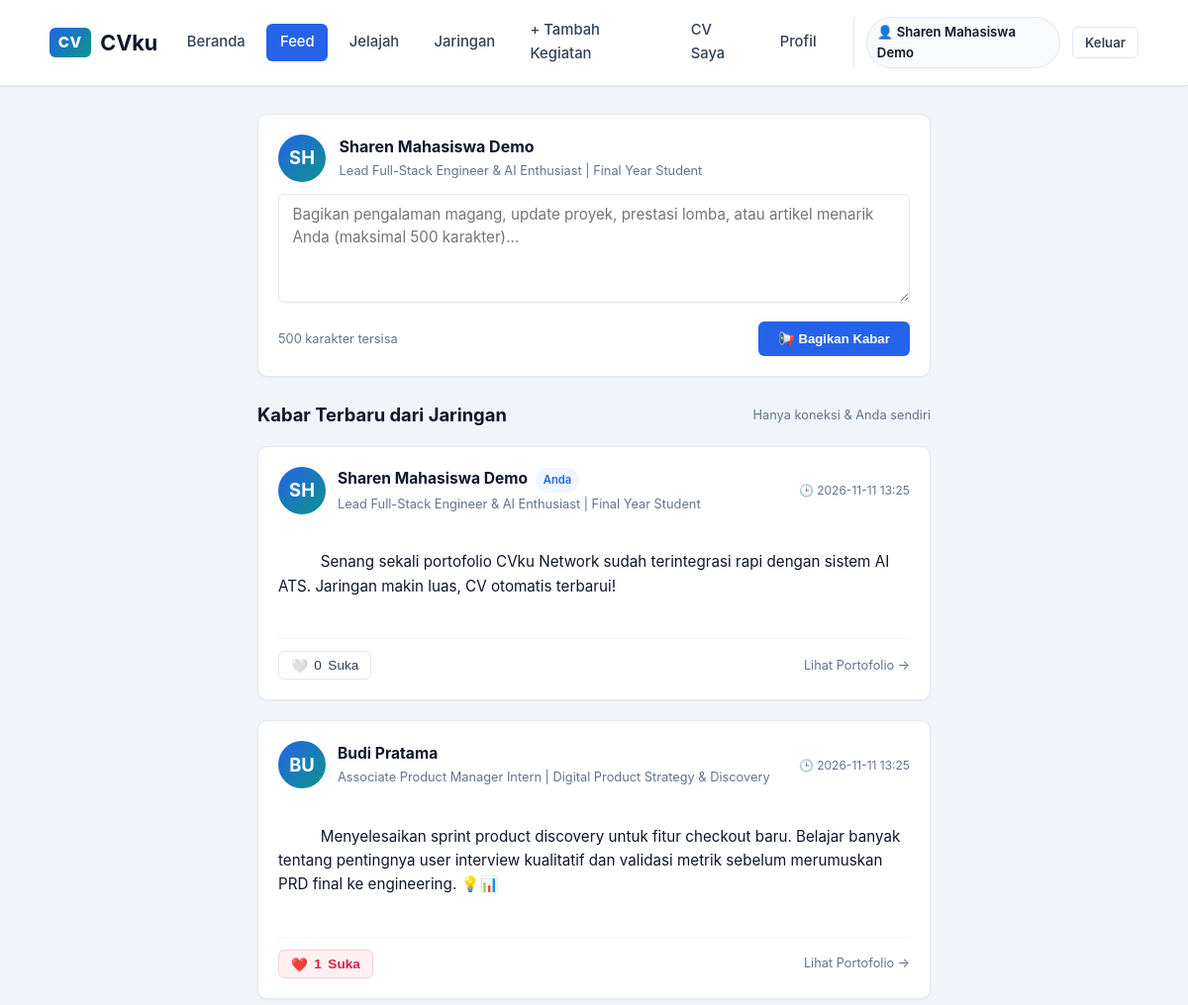
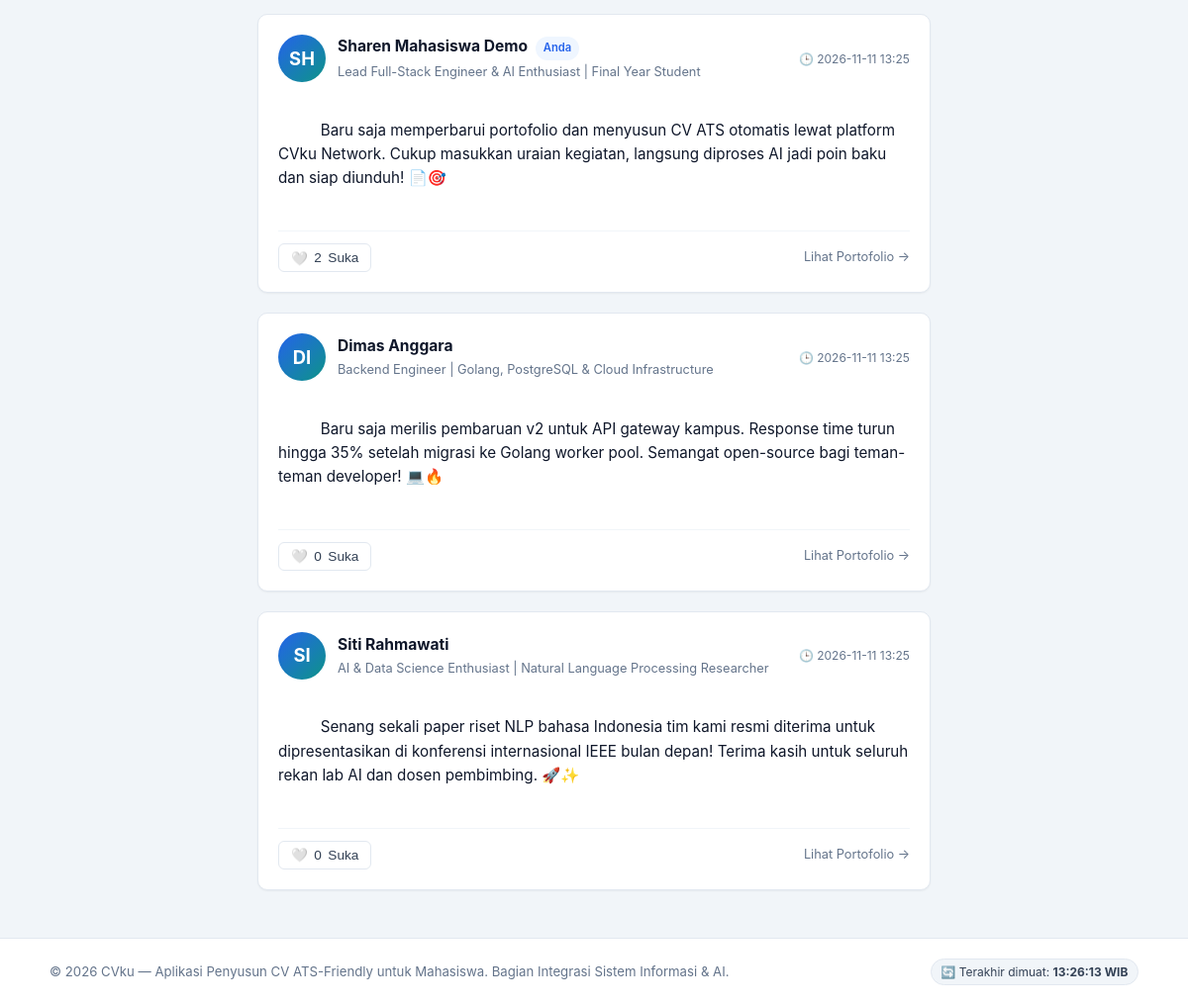
The page /feed (signed in) on the database its author committed (2 pictures, top to bottom).
### tables this page shows
CREATE TABLE "pengguna" (
                id INTEGER PRIMARY KEY AUTOINCREMENT,
                username TEXT UNIQUE NOT NULL,
                password_hash TEXT NOT NULL,
                peran TEXT NOT NULL DEFAULT 'pengguna',
                nama TEXT,
                email TEXT,
                telepon TEXT,
                kota TEXT,
                linkedin TEXT,
                ringkasan TEXT,
                headline TEXT,
                skill TEXT
            );

CREATE TABLE posting (
            id INTEGER PRIMARY KEY AUTOINCREMENT,
            id_pengguna INTEGER NOT NULL REFERENCES pengguna(id),
            isi TEXT NOT NULL,
            dibuat_pada TEXT DEFAULT CURRENT_TIMESTAMP
        );

### app.py (the view)
@app.route("/feed")
@login_required
def feed_page():
    user_id = session["user_id"]
    daftar_posting = jaringan.feed(user_id)
    profil = db.baca_pengguna(user_id) or {}
    return render_template("feed.html", postingan=daftar_posting, profil=profil)

### app.py (called while the page is built)
@app.after_request
def add_no_cache_headers(response):
    response.headers["Cache-Control"] = "no-cache, no-store, must-revalidate, max-age=0"
    response.headers["Pragma"] = "no-cache"
    response.headers["Expires"] = "0"
    return response

@app.context_processor
def inject_waktu_server():
    return {
        "waktu_refresh": datetime.datetime.now().strftime("%H:%M:%S")
    }

def login_required(f):
    @wraps(f)
    def decorated_function(*args, **kwargs):
        if not session.get("user_id"):
            flash("Silakan masuk terlebih dahulu untuk mengakses halaman ini.", "warning")
            return redirect(url_for("login", next=request.path))
        return f(*args, **kwargs)
    return decorated_function

### db.py (called while the page is built)
def koneksi():
    con = sqlite3.connect(DB_PATH)
    con.row_factory = sqlite3.Row
    con.execute("PRAGMA foreign_keys = ON")
    return con

def _satu(sql, args=()):
    con = koneksi()
    try:
        r = con.execute(sql, args).fetchone()
        return dict(r) if r else None
    finally:
        con.close()

def baca_pengguna(id_pengguna):
    u = _satu("SELECT * FROM pengguna WHERE id=?", (id_pengguna,))
    if u:
        u.pop("password_hash")
    return u

### templates/feed.html (shortened to what this page needs)
{% extends "base.html" %}
{% block content %}
<div class="feed-container">
  <div class="card" style="margin-bottom: 1.5rem; padding: 1.25rem;">
    <div style="display: flex; gap: 0.85rem; align-items: flex-start; margin-bottom: 0.75rem;">
      <div class="avatar-circle">
        {{ (session.get('nama') or session.get('username'))[:2]|upper }}
      </div>
      <div style="flex: 1;">
        <h3 style="font-size: 1rem; font-weight: 700; margin: 0; color: var(--dark);">
          {{ session.get('nama') or session.get('username') }}
        </h3>
        <p style="font-size: 0.8rem; color: var(--muted); margin: 0.1rem 0 0 0;">
          {{ profil.headline or 'Bagikan kabar pencapaian ke jaringan Anda' }}
        </p>
      </div>
    </div>
    <form method="POST" action="{{ url_for('buat_posting_action') }}" id="formPosting">
      <div class="form-group" style="margin-bottom: 0.75rem;">
        <textarea
          name="isi"
          id="isiPosting"
          class="form-control"
          rows="3"
          maxlength="500"
          required
          placeholder="Bagikan pengalaman magang, update proyek, prestasi lomba, atau artikel menarik Anda (maksimal 500 karakter)..."
          style="font-size: 0.95rem; resize: vertical; line-height: 1.5;"
          oninput="updateKarakter(this)"
        ></textarea>
      </div>
      <div style="display: flex; justify-content: space-between; align-items: center;">
        <span id="charCounter" style="font-size: 0.8rem; color: var(--muted);">
          500 karakter tersisa
        </span>
        <button type="submit" class="btn btn-primary btn-sm" id="btnSubmitPosting" style="padding: 0.45rem 1.2rem;">
          📢 Bagikan Kabar
        </button>
      </div>
    </form>
  </div>
  <div style="display: flex; justify-content: space-between; align-items: center; margin-bottom: 1rem;">
    <h2 style="font-size: 1.15rem; font-weight: 700; color: var(--dark); margin: 0;">
      Kabar Terbaru dari Jaringan
    </h2>
    <span style="font-size: 0.8rem; color: var(--muted);">
      Hanya koneksi &amp; Anda sendiri
    </span>
  </div>
  {% if postingan %}
    {% for p in postingan %}
      <div class="post-card" id="post-{{ p.id }}">
        <div class="post-header">
          <div class="avatar-circle">
            {{ (p.nama or p.username)[:2]|upper }}
          </div>
          <div style="flex: 1; min-width: 0;">
            <h3 style="font-size: 0.975rem; font-weight: 700; margin: 0;">
              <a href="{{ url_for('profil_publik_page', id=p.id_pengguna) }}" style="color: var(--dark);">
                {{ p.nama or p.username }}
              </a>
              {% if p.id_pengguna == session.get('user_id') %}
                <span class="badge" style="background: #eff6ff; color: #2563eb; font-size: 0.7rem; padding: 0.15rem 0.4rem; margin-left: 0.3rem;">Anda</span>
              {% endif %}
            </h3>
            <p style="font-size: 0.8rem; color: var(--muted); margin: 0.1rem 0 0 0; white-space: nowrap; overflow: hidden; text-overflow: ellipsis;">
              {{ p.headline or 'Mahasiswa' }}
            </p>
          </div>
          <span style="font-size: 0.75rem; color: var(--muted); flex-shrink: 0;" title="{{ p.dibuat_pada }}">
            🕒 {{ p.dibuat_pada[:16] }}
          </span>
        </div>
        <div class="post-body">
          {{ p.isi }}
        </div>
        <div class="post-footer">
          <form method="POST" action="{{ url_for('suka_posting_action', id=p.id) }}" style="margin: 0;" onsubmit="handleLikeAsync(event, {{ p.id }})">
            <button type="submit" class="btn-like {% if p.disukai_saya %}liked{% endif %}" id="btn-like-{{ p.id }}">
              <span class="like-icon">{% if p.disukai_saya %}❤️{% else %}🤍{% endif %}</span>
              <span class="like-count" id="like-count-{{ p.id }}">{{ p.jumlah_suka }}</span> Suka
            </button>
          </form>
          <a href="{{ url_for('profil_publik_page', id=p.id_pengguna) }}" style="font-size: 0.8rem; color: var(--muted);">
            Lihat Portofolio &rarr;
          </a>
        </div>
      </div>
    {% endfor %}
  {% endif %}
</div>
{% endblock %}

### templates/base.html (shortened to what this page needs)
<!DOCTYPE html>
<html lang="id">
<head>
  <link rel="stylesheet" href="{{ url_for('static', filename='css/style.css') }}">
</head>
<body>
  <nav class="navbar">
    <div class="nav-container">
      <a href="{{ url_for('beranda') }}" class="brand">
        <span class="brand-badge">CV</span>
        <span>CVku</span>
      </a>
      <ul class="nav-menu">
        <li class="nav-item {% if request.endpoint == 'beranda' %}active{% endif %}">
          <a href="{{ url_for('beranda') }}">Beranda</a>
        </li>
        {% if session.get('user_id') %}
          <li class="nav-item {% if request.endpoint == 'feed_page' %}active{% endif %}">
            <a href="{{ url_for('feed_page') }}">Feed</a>
          </li>
          <li class="nav-item {% if request.endpoint == 'jelajah_page' %}active{% endif %}">
            <a href="{{ url_for('jelajah_page') }}">Jelajah</a>
          </li>
          <li class="nav-item {% if request.endpoint == 'jaringan_page' %}active{% endif %}">
            <a href="{{ url_for('jaringan_page') }}">Jaringan</a>
          </li>
          <li class="nav-item {% if request.endpoint == 'tambah_pencapaian_page' %}active{% endif %}">
            <a href="{{ url_for('tambah_pencapaian_page') }}">+ Tambah Kegiatan</a>
          </li>
          <li class="nav-item {% if request.endpoint == 'cv_preview_page' %}active{% endif %}">
            <a href="{{ url_for('cv_preview_page') }}">CV Saya</a>
          </li>
          <li class="nav-item {% if request.endpoint == 'profil' %}active{% endif %}">
            <a href="{{ url_for('profil') }}">Profil</a>
          </li>
        {% endif %}
      </ul>
      {% if session.get('user_id') %}
        <div class="nav-user">
          <a href="{{ url_for('profil_publik_page', id=session.get('user_id')) }}" class="user-badge" style="text-decoration: none;" title="Buka Profil Publik Saya">
            👤 {{ session.get('nama') or session.get('username') }}
          </a>
          <a href="{{ url_for('logout') }}" class="btn btn-outline btn-sm">Keluar</a>
        </div>
      {% endif %}
    </div>
  </nav>
  <main class="main-content">
    {% block content %}{% endblock %}
  </main>
  <footer class="footer">
    <div style="display: flex; justify-content: space-between; align-items: center; max-width: 1100px; margin: 0 auto; flex-wrap: wrap; gap: 0.5rem;">
      <p style="margin: 0;">&copy; 2026 CVku — Aplikasi Penyusun CV ATS-Friendly untuk Mahasiswa. Bagian Integrasi Sistem Informasi & AI.</p>
      <span style="font-size: 0.75rem; color: var(--slate); background: #f1f5f9; padding: 0.2rem 0.6rem; border-radius: 9999px; border: 1px solid var(--border);">
        🔄 Terakhir dimuat: <strong>{{ waktu_refresh }} WIB</strong>
      </span>
    </div>
  </footer>
</body>
</html>

### rows shown on the page
pengguna: get "Sharen Mahasiswa Demo", headline "Lead Full-Stack Engineer & AI Enthusiast | Final Year Student", nama "SH"
posting: nama "Sharen Mahasiswa Demo", shows "Anda", headline "Lead Full-Stack Engineer & AI Enthusiast | Final Year Student", dibuat_pada "2026-11-11 13:25", isi "Senang sekali portofolio CVku Network sudah terintegrasi rapi dengan sistem AI ATS. Jaringan makin luas, CV otomatis terbarui!", jumlah_suka "0"
posting: nama "Budi Pratama", headline "Associate Product Manager Intern | Digital Product Strategy & Discovery", dibuat_pada "2026-11-11 13:25", isi "Menyelesaikan sprint product discovery untuk fitur checkout baru. Belajar banyak tentang pentingnya user interview kualitatif dan validasi metrik sebelum merumuskan PRD final ke engineering. 💡📊", jumlah_suka "1"
pengguna: nama "BU"
posting: nama "Sharen Mahasiswa Demo", shows "Anda", headline "Lead Full-Stack Engineer & AI Enthusiast | Final Year Student", dibuat_pada "2026-11-11 13:25", isi "Baru saja memperbarui portofolio dan menyusun CV ATS otomatis lewat platform CVku Network. Cukup masukkan uraian kegiatan, langsung diproses AI jadi poin baku dan siap diunduh! 📄🎯", jumlah_suka "2"
posting: nama "Dimas Anggara", headline "Backend Engineer | Golang, PostgreSQL & Cloud Infrastructure", dibuat_pada "2026-11-11 13:25", isi "Baru saja merilis pembaruan v2 untuk API gateway kampus. Response time turun hingga 35% setelah migrasi ke Golang worker pool. Semangat open-source bagi teman-teman developer! 💻🔥", jumlah_suka "0"
pengguna: nama "DI"
posting: nama "Siti Rahmawati", headline "AI & Data Science Enthusiast | Natural Language Processing Researcher", dibuat_pada "2026-11-11 13:25", isi "Senang sekali paper riset NLP bahasa Indonesia tim kami resmi diterima untuk dipresentasikan di konferensi internasional IEEE bulan depan! Terima kasih untuk seluruh rekan lab AI dan dosen pembimbing. 🚀✨", jumlah_suka "0"
pengguna: nama "SI"

### other values the page prints
{{ (session.get('nama') or session.get('username'))[:2]|upper }} "SH"
